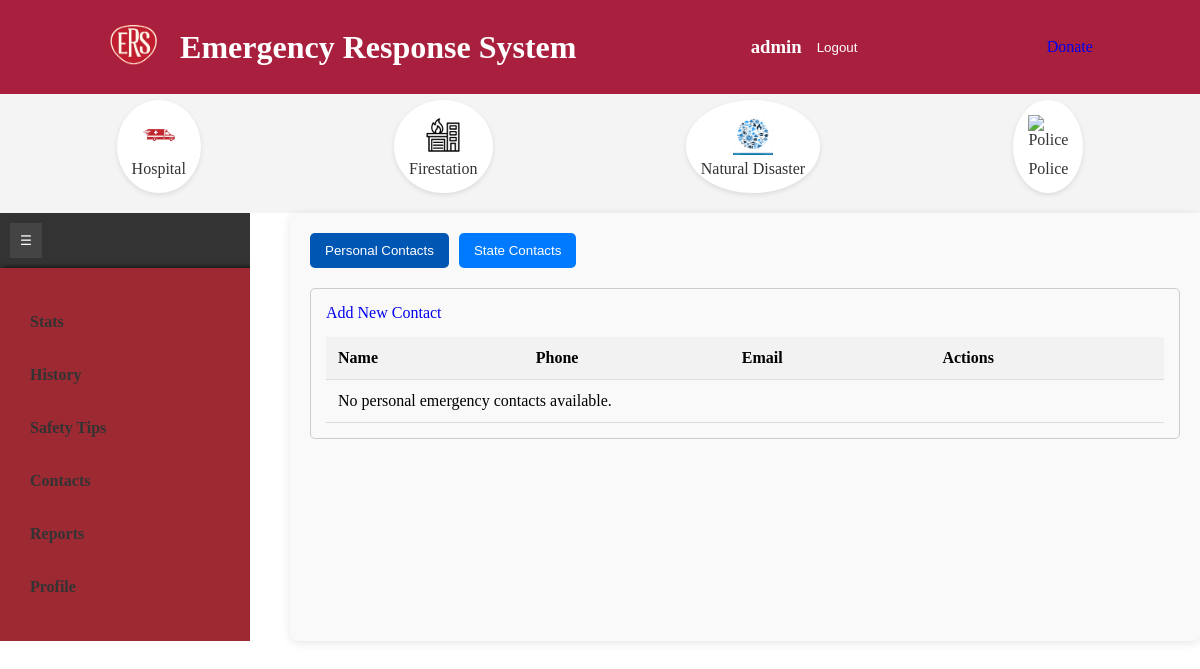
Page /emergency-contacts/ (signed in) on the earlier database version.
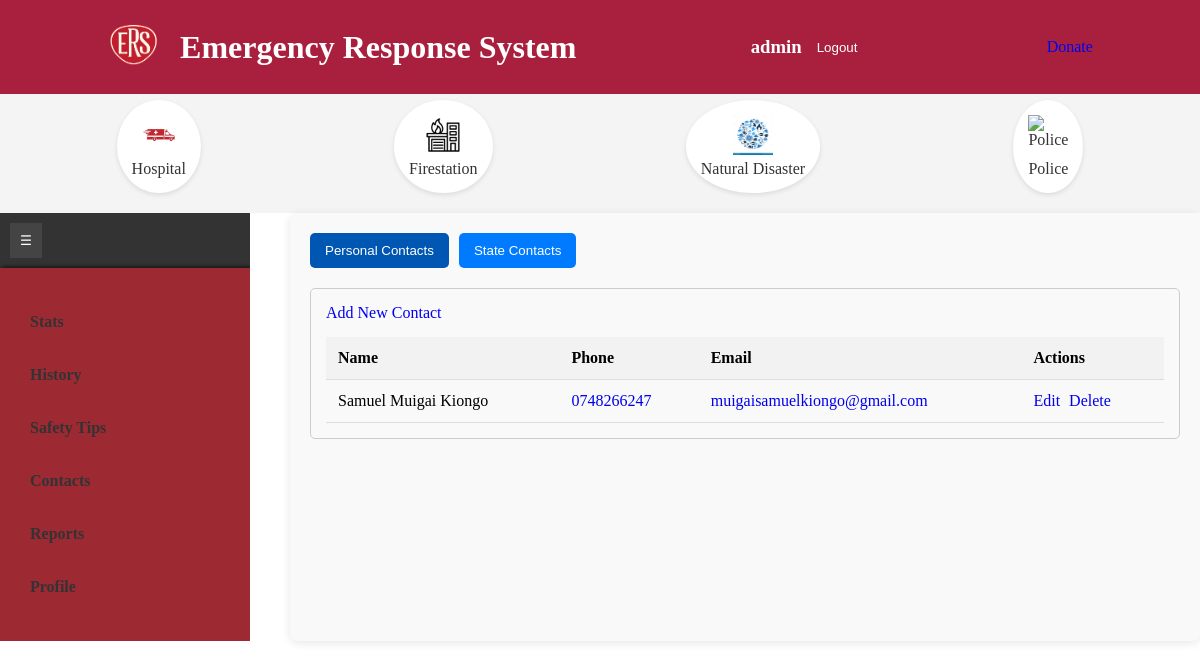
Same page on the later database version.
### sos/models.py (models this page shows, shortened)
class PersonalEmergencyContacts(models.Model):
    name = models.CharField(max_length=200)
    phone = models.CharField(max_length=20)
    email = models.EmailField(max_length=200)

### sos/views.py (the view)
# urls.py: path('emergency-contacts/', views.emergency_contacts, name='personal_emergency_contact'),
@login_required
def emergency_contacts(request):
    contacts = PersonalEmergencyContacts.objects.all()
    sos= EmergencyContacts.objects.all()
    return render(request, 'contact/contact.html', {
        'contacts': contacts,
        'sos':sos
        })

### sos/templates/contact/contact.html (shortened to what this page needs)
{% extends 'index.html' %}
{% block content %}
{% include 'components/float_buttons.html' %}
<div class="container">
    <nav class='navigation-bar'>
        <button class="toggle-button" onclick="toggleNav()">☰</button>
        {% include 'components/aside.html' %}
    </nav>
    <div class="main-content">
        <div class='btnToggle'>
            <button id="personalBtn" class="active" onclick="toggleContacts('personal')">Personal Contacts</button>
            <button id="stateBtn" onclick="toggleContacts('state')">State Contacts</button>
        </div>
        <div id="personalContacts" class="contact-list">
            <a href="{% url 'personal_emergency_contacts_create' %}" class="btn btn-primary mb-3">Add New Contact</a>
            <table class="table">
                <thead>
                    <tr>
                        <th>Name</th>
                        <th>Phone</th>
                        <th>Email</th>
                        <th>Actions</th>
                    </tr>
                </thead>
                <tbody>
                    {% for contact in contacts %}
                    <tr>
                        <td>{{ contact.name }}</td>
                        <td><a href='tel:{{ contact.phone }}'>{{ contact.phone }}</a></td>
                        <td><a href='mailto:{{ contact.email }}'>{{ contact.email }}</a></td>
                        <td>
                            <a href="{% url 'personal_emergency_contacts_update' contact.pk %}" class="btn btn-warning">Edit</a>
                            <a href="{% url 'personal_emergency_contacts_delete' contact.pk %}" class="btn btn-danger">Delete</a>
                        </td>
                    </tr>
                    {% empty %}
                    <tr>
                        <td colspan="4">No personal emergency contacts available.</td>
                    </tr>
                    {% endfor %}
                </tbody>
            </table>
        </div>
    </div>
</div>
{% endblock %}

Differences in the rows shown:
added PersonalEmergencyContacts: name "Samuel Muigai Kiongo", phone "0748266247", email "muigaisamuelkiongo@gmail.com"
Other differences:
text no longer shown: "No personal emergency contacts available."
